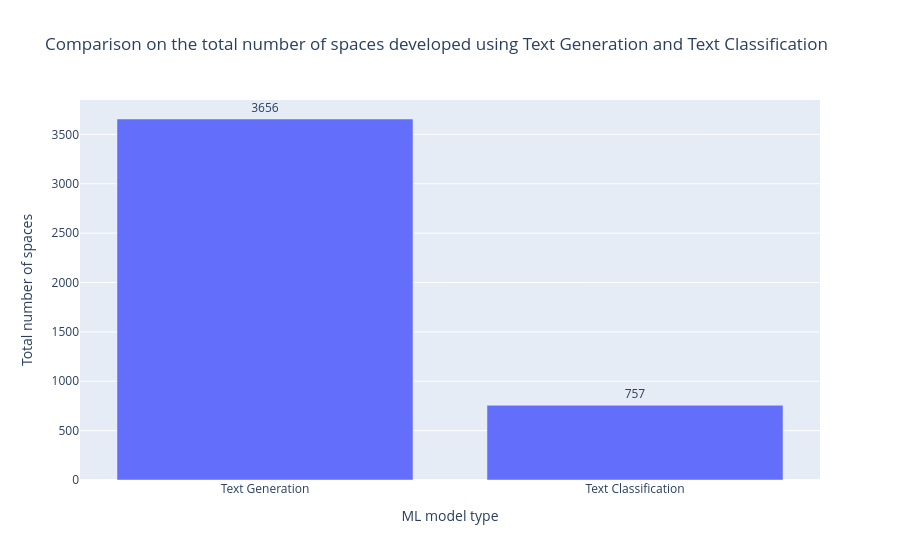

Notebook code for this chart:
### Markdown cell above
## Data Analysis - Part 2
#### Compare the total number of spaces developed using "Text Generation" models and using "Text Classification" models

### Code cell
# get the total number of spaces developed using "Text Generation" models

total_gen_spaces = 0
for s in gen_spaces.values():
    total_gen_spaces += len(s)

# get the total number of spaces developed using "Text Classification" models

total_cla_spaces = 0
for s in cla_spaces.values():
    total_cla_spaces += len(s)

# plot a bar chart to show the difference of the total number of spaces developed using the two groups of models

total_space_count = {
    "model_type": ["Text Generation", "Text Classification"],
    "total_num_spaces": [total_gen_spaces, total_cla_spaces]
}

fig = px.bar(
    x=total_space_count["model_type"], y=total_space_count["total_num_spaces"], text_auto=True,
    labels={"x": "ML model type", "y": "Total number of spaces"},
    title="Comparison on the total number of spaces developed using Text Generation and Text Classification", height=600
)
fig.update_traces(textfont_size=12, textangle=0, textposition="outside", cliponaxis=False)
fig.show()

### Figure 1 — Plotly figure (JSON) as saved in the notebook; plotly's stock layout.template omitted (floating-point values rounded to 4 significant figures)
{"data": [{"alignmentgroup": "True", "cliponaxis": false, "hovertemplate": "ML model type=%{x}<br>Total number of spaces=%{y}<extra></extra>", "legendgroup": "", "marker": {"color": "#636efa", "pattern": {"shape": ""}}, "name": "", "offsetgroup": "", "orientation": "v", "showlegend": false, "textangle": 0, "textfont": {"size": 12}, "textposition": "outside", "texttemplate": "%{y}", "type": "bar", "x": ["Text Generation", "Text Classification"], "xaxis": "x", "y": [3656, 757], "yaxis": "y"}], "layout": {"autosize": true, "barmode": "relative", "legend": {"tracegroupgap": 0}, "title": {"text": "Comparison on the total number of spaces developed using Text Generation and Text Classification"}, "xaxis": {"anchor": "y", "autorange": true, "domain": [0, 1], "range": [-0.5, 1.5], "title": {"text": "ML model type"}, "type": "category"}, "yaxis": {"anchor": "x", "autorange": true, "domain": [0, 1], "range": [0, 3848.0], "title": {"text": "Total number of spaces"}, "type": "linear"}}}
